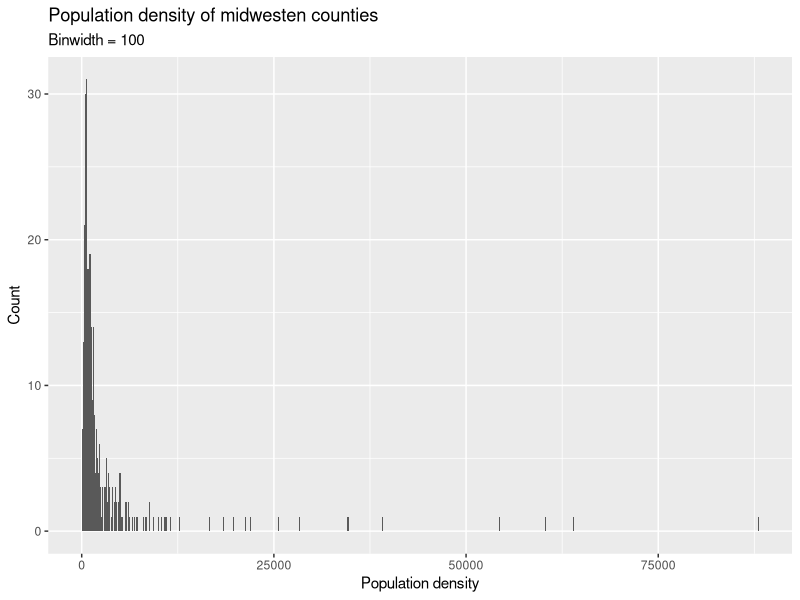
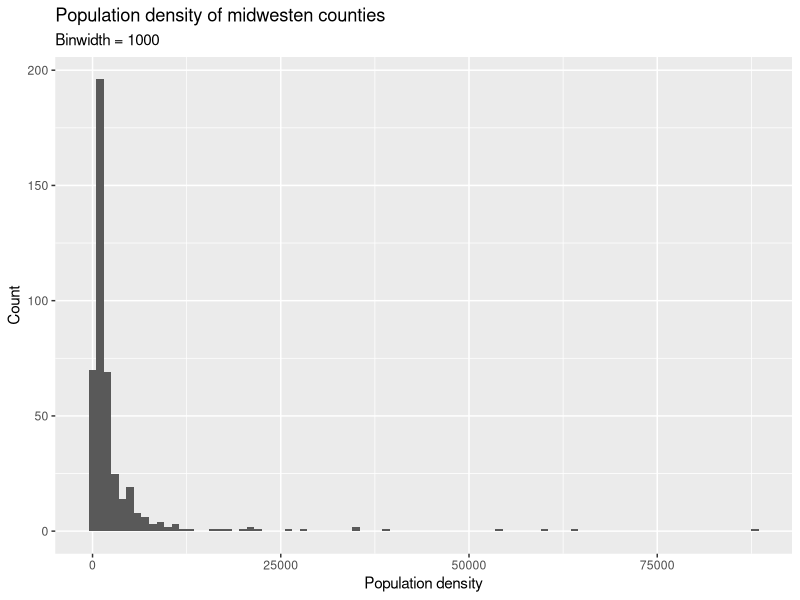
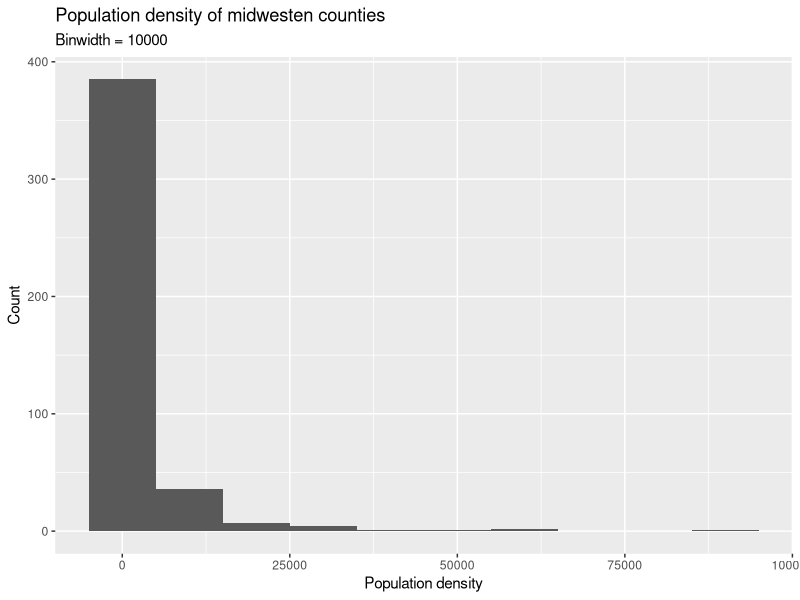
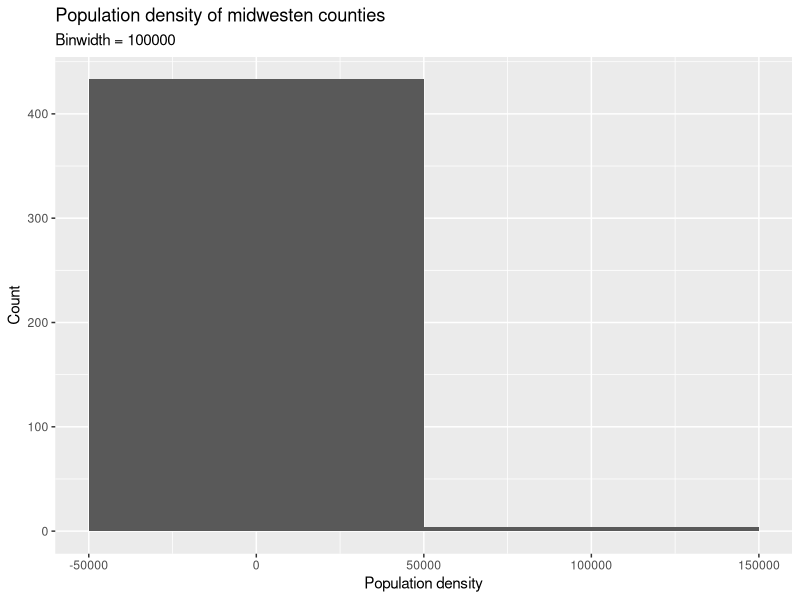
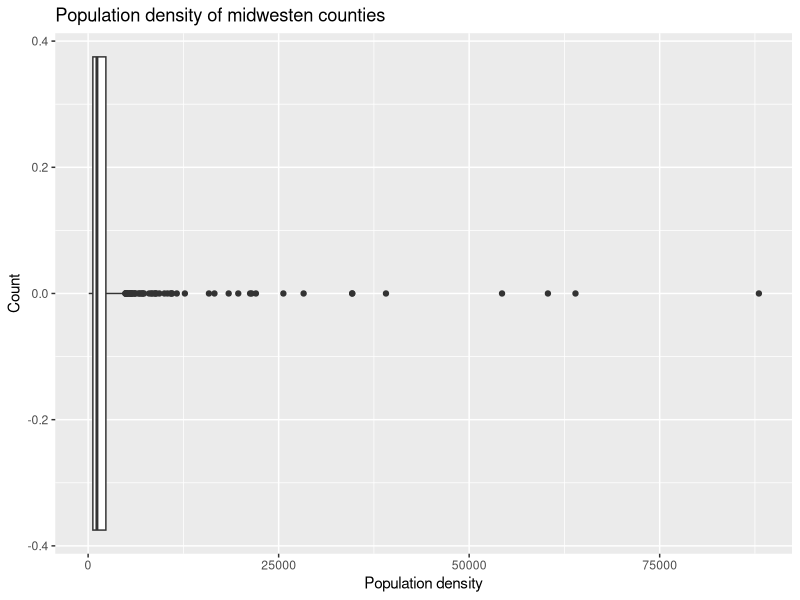
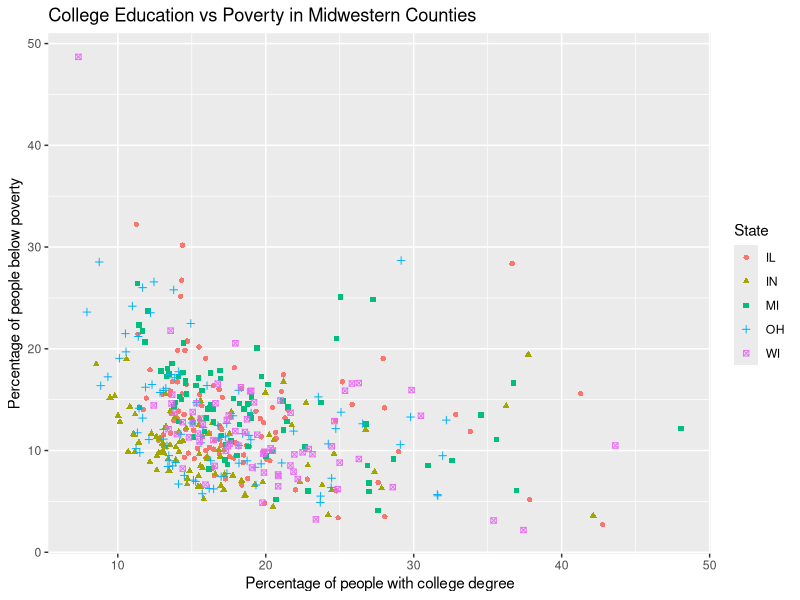
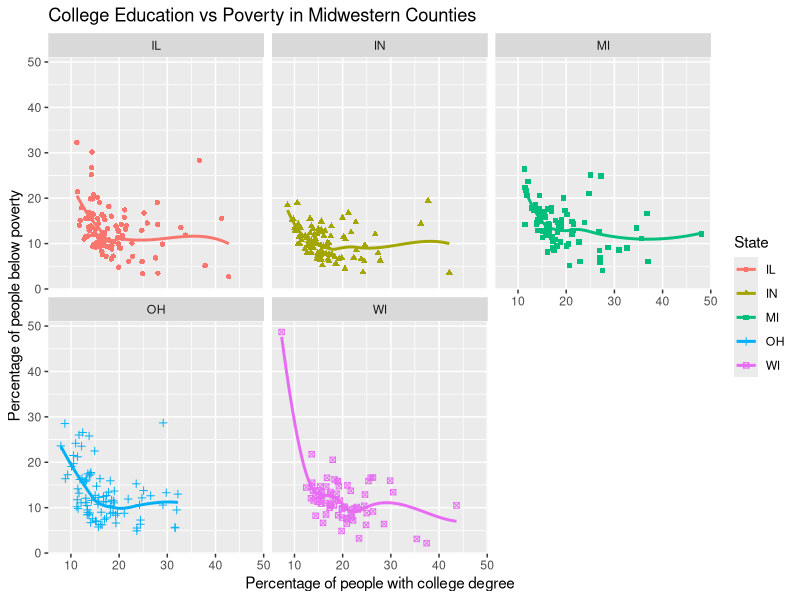
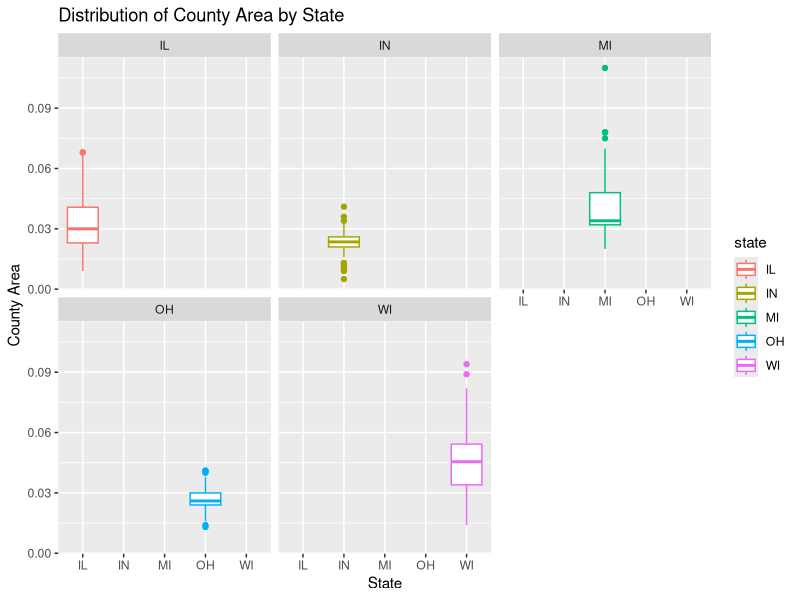

Generate these figures, in order, with R: (Note: this script raises an error after producing the figures.)
## ---- chunk 1
install.packages("tidyverse")
library(tidyverse)
## ---- chunk 2
ggplot(midwest, aes(x = popdensity)) +
  geom_histogram(binwidth = 100) +
  labs(
    x = "Population density",
    y = "Count",
    title = "Population density of midwesten counties",
    subtitle = "Binwidth = 100"
  )

ggplot(midwest, aes(x = popdensity)) +
  geom_histogram(binwidth = 1000) +
  labs(
    x = "Population density",
    y = "Count",
    title = "Population density of midwesten counties",
    subtitle = "Binwidth = 1000"
  )

ggplot(midwest, aes(x = popdensity)) +
  geom_histogram(binwidth = 10000) +
  labs(
    x = "Population density",
    y = "Count",
    title = "Population density of midwesten counties",
    subtitle = "Binwidth = 10000"
  )

ggplot(midwest, aes(x = popdensity)) +
  geom_histogram(binwidth = 100000) +
  labs(
    x = "Population density",
    y = "Count",
    title = "Population density of midwesten counties",
    subtitle = "Binwidth = 100000"
  )
## ---- chunk 3
ggplot(midwest, aes(x = popdensity)) +
  geom_boxplot() +
  labs(
    x = "Population density",
    y = "Count",
    title = "Population density of midwesten counties",
  )
## ---- chunk 4
ggplot(
  data = midwest,
  mapping =aes(x = percollege, y = percbelowpoverty, color = state, shape = state)
) +  geom_point() +
  labs(
    x = "Percentage of people with college degree",
    y = "Percentage of people below poverty",
    title = "College Education vs Poverty in Midwestern Counties",
    color = "State",
    shape = "State"
 )
## ---- chunk 5
ggplot(
  data = midwest,
  mapping =aes(x = percollege, y = percbelowpoverty, color = state, shape = state)
) +  geom_point() + geom_smooth(se = FALSE) + facet_wrap(~state) + 
  labs(
    x = "Percentage of people with college degree",
    y = "Percentage of people below poverty",
    title = "College Education vs Poverty in Midwestern Counties",
    color = "State",
    shape = "State"
 )
## ---- chunk 6
ggplot(
  data = midwest,
  mapping =aes(x = state, y = area, color = state, shape = state)
) +  geom_boxplot() + geom_smooth(se = FALSE) + facet_wrap(~state) + 
  labs(
    x = "State",
    y = "County Area",
    title = "Distribution of County Area by State",
)
## ---- chunk 7
midwest <- midwest |>
  mutate(metro = if_else(inmetro == 1, "Yes", "No"))
ggplot(
  data = midwest,
  mapping =aes(x = state, fill = metro)
) +  geom_bar(position = "fill") +
  labs(
    x = "State",
    y = "Proportion of Counties",
    title = "Proportion of Metro and Non-Metro Counties by State",
    fill = "Metro Area",
)
## ---- chunk 8
ggplot(midwest, aes(x = percollege, y = percbelowpoverty, fill = percwhite)) +
  geom_point(shape = 21, color = "#55aff5", size = 2, alpha = 0.5) +
  facet_wrap(~ state) +
  scale_fill_gradient(
    low = "#142d46",
    high = "#55aff5",
    name = "% White"
  ) +
  labs(
    x = "% College Educated",
    y = "% Below Poverty Line",
    title = "College Education vs. Poverty by State"
  ) +
  theme_grey(
    base_size = 11,
    base_family = "",
    header_family = NULL,
    base_line_size = 11 / 22,
    base_rect_size = 11 / 22,
    ink = "black",
    paper = "white",
    accent = "#55aff5"
  )

